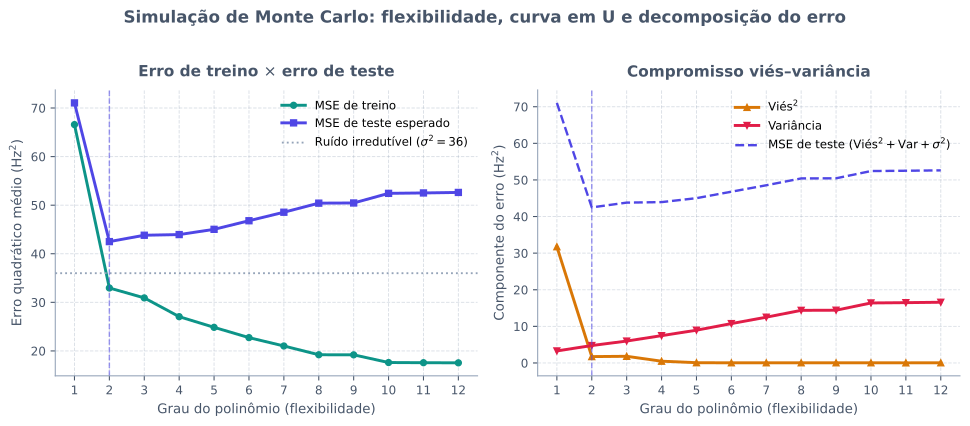

This chart was generated by the following Python code:
from pathlib import Path

import matplotlib.pyplot as plt
import numpy as np
from sklearn.linear_model import LinearRegression
from sklearn.pipeline import Pipeline
from sklearn.preprocessing import PolynomialFeatures, StandardScaler


def curva_sintonia(x: np.ndarray) -> np.ndarray:
    """Curva de resposta ao contraste estilo Naka-Rushton (em Hz)."""
    return 10.0 + 70.0 * (x ** 2) / (x ** 2 + 0.35 ** 2)


def main() -> None:
    plt.rcParams["svg.fonttype"] = "none"

    rng = np.random.default_rng(0)
    n_treino = 20
    n_rep = 300
    sigma = 6.0

    x_treino = np.linspace(0.0, 1.0, n_treino)
    f_treino = curva_sintonia(x_treino)
    X_treino = x_treino.reshape(-1, 1)

    # Múltiplas realizações de ruído: Y_treino tem formato (n_treino, n_rep)
    ruido_treino = rng.normal(0.0, sigma, size=(n_treino, n_rep))
    Y_treino = f_treino[:, None] + ruido_treino

    x_grade = np.linspace(0.02, 0.98, 50)
    f_grade = curva_sintonia(x_grade)
    X_grade = x_grade.reshape(-1, 1)

    graus = np.arange(1, 13)
    mse_treino_medio = []
    mse_teste_medio = []
    vies2_medio = []
    var_media = []

    for grau in graus:
        modelo = Pipeline([
            ("poly", PolynomialFeatures(degree=int(grau), include_bias=False)),
            ("scaler", StandardScaler()),
            ("reg", LinearRegression()),
        ])
        modelo.fit(X_treino, Y_treino)

        Y_pred_treino = modelo.predict(X_treino)
        Y_pred_teste = modelo.predict(X_grade)

        mse_tr = float(np.mean((Y_treino - Y_pred_treino) ** 2))
        vies2 = float(np.mean((np.mean(Y_pred_teste, axis=1) - f_grade) ** 2))
        variancia = float(np.mean(np.var(Y_pred_teste, axis=1)))
        mse_te = vies2 + variancia + sigma ** 2

        mse_treino_medio.append(mse_tr)
        vies2_medio.append(vies2)
        var_media.append(variancia)
        mse_teste_medio.append(mse_te)

    grau_otimo = int(graus[int(np.argmin(mse_teste_medio))])

    cor_texto = "#475569"
    cor_grade = "#94A3B8"
    cor_treino = "#0D9488"
    cor_teste = "#4F46E5"
    cor_vies = "#D97706"
    cor_var = "#E11D48"

    fig, (ax_err, ax_bv) = plt.subplots(1, 2, figsize=(10.2, 4.3))
    fig.patch.set_alpha(0.0)

    # Painel esquerdo: Erro médio de treino vs. teste
    ax_err.plot(graus, mse_treino_medio, marker="o", markersize=4.5, linewidth=2.2,
                color=cor_treino, label="MSE de treino")
    ax_err.plot(graus, mse_teste_medio, marker="s", markersize=4.5, linewidth=2.2,
                color=cor_teste, label="MSE de teste esperado")
    ax_err.axhline(sigma ** 2, color=cor_grade, linestyle=":", linewidth=1.4,
                    label=f"Ruído irredutível ($\\sigma^2 = {int(sigma ** 2)}$)")
    ax_err.axvline(grau_otimo, color=cor_teste, linestyle="--", linewidth=1.1, alpha=0.55)
    ax_err.set_title("Erro de treino $\\times$ erro de teste", fontsize=11.5,
                     fontweight="bold", color=cor_texto, pad=10)
    ax_err.set_xlabel("Grau do polinômio (flexibilidade)", fontsize=10, color=cor_texto)
    ax_err.set_ylabel("Erro quadrático médio ($\\mathrm{Hz}^2$)", fontsize=10, color=cor_texto)
    ax_err.set_xticks(graus)
    ax_err.legend(frameon=False, fontsize=8.8, loc="best")

    # Painel direito: Decomposição Viés² vs. Variância
    ax_bv.plot(graus, vies2_medio, marker="^", markersize=4.5, linewidth=2.2,
               color=cor_vies, label="$\\mathrm{Viés}^2$")
    ax_bv.plot(graus, var_media, marker="v", markersize=4.5, linewidth=2.2,
               color=cor_var, label="Variância")
    ax_bv.plot(graus, mse_teste_medio, linestyle="--", linewidth=1.8,
               color=cor_teste, label="MSE de teste ($\\mathrm{Viés}^2 + \\mathrm{Var} + \\sigma^2$)")
    ax_bv.axvline(grau_otimo, color=cor_teste, linestyle="--", linewidth=1.1, alpha=0.55)
    ax_bv.set_title("Compromisso viés–variância", fontsize=11.5,
                    fontweight="bold", color=cor_texto, pad=10)
    ax_bv.set_xlabel("Grau do polinômio (flexibilidade)", fontsize=10, color=cor_texto)
    ax_bv.set_ylabel("Componente do erro ($\\mathrm{Hz}^2$)", fontsize=10, color=cor_texto)
    ax_bv.set_xticks(graus)
    ax_bv.legend(frameon=False, fontsize=8.8, loc="best")

    for ax in (ax_err, ax_bv):
        ax.patch.set_alpha(0.0)
        ax.grid(True, linestyle="--", linewidth=0.7, alpha=0.35, color=cor_grade)
        ax.spines["top"].set_visible(False)
        ax.spines["right"].set_visible(False)
        ax.spines["left"].set_color(cor_grade)
        ax.spines["bottom"].set_color(cor_grade)
        ax.tick_params(colors=cor_texto, labelsize=9)

    fig.suptitle(
        "Simulação de Monte Carlo: flexibilidade, curva em U e decomposição do erro",
        fontsize=12.5,
        fontweight="bold",
        color=cor_texto,
        y=1.02,
    )
    fig.tight_layout()

    destino = Path(__file__).resolve().parent / "t01-vies-variancia.svg"
    fig.savefig(destino, format="svg", transparent=True, bbox_inches="tight")
    plt.close(fig)


if __name__ == "__main__":
    main()
